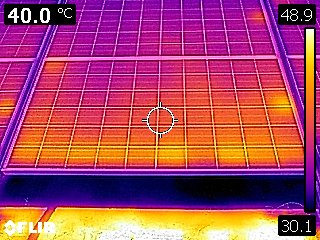
#> input picture Input Files/dust_thermal/FLIR0262.jpg, 320 x 240 px; its folder holds only this picture in this run
$ python '3 Dust Thermal.py'
#> lines starting #> are read from the running program, lines starting #| are printed output that depends on the picture; after the words box and inside, x2 and y2 are one past the last pixel; in counts of white or black regions, pixels touching at a corner belong together
import cv2
import numpy as np
import glob
import os

input_folder = 'Input Files\dust_thermal'
output_folder = 'dust_thermal'

if not os.path.exists(output_folder):
    os.makedirs(output_folder)

for file_path in glob.glob(os.path.join(input_folder, '*.jpg')):

    img = cv2.imread(file_path)
#> img is the input picture: shape (240, 320, 3); mean B, G, R 100.9, 70, 168.1

    gray = cv2.cvtColor(img, cv2.COLOR_BGR2GRAY)
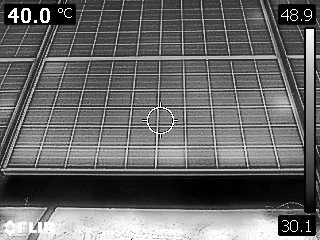
#> gray: shape (240, 320); min 0, max 255, mean 102.8

    lower = np.array([200, 200, 200], dtype=np.uint8)
    upper = np.array([255, 255, 255], dtype=np.uint8)

    mask = cv2.inRange(img, lower, upper)
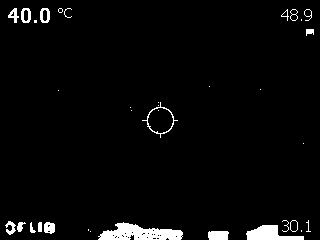
#> mask: shape (240, 320); 3.4% white; 35 white regions (16 under 20 px), largest, box (x1, y1, x2, y2) and area: (98, 222, 183, 240) 943, (246, 225, 304, 240) 512, (208, 231, 229, 240) 178

    kernel = np.ones((5,5),np.uint8)
    dilation = cv2.dilate(mask, kernel, iterations=1)
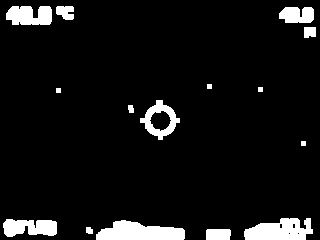
#> dilation: shape (240, 320); 7.5% white; 15 white regions, largest, box (x1, y1, x2, y2) and area: (96, 220, 185, 240) 1274, (244, 218, 313, 240) 1128, (3, 219, 57, 237) 752

    # Exclude upper-left quarter region
    height, width, _ = img.shape
#> height = 240; width = 320
    quarter_height = height // 3
#> quarter_height = 80
    quarter_width = width // 3
#> quarter_width = 106
    dilation[:quarter_height, :quarter_width] = 0
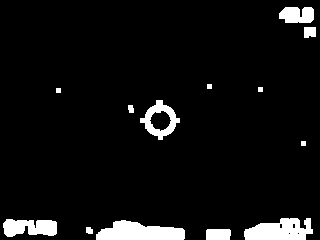
#> dilation: shape (240, 320); 6.3% white; 13 white regions

    contours, hierarchy = cv2.findContours(dilation, cv2.RETR_TREE, cv2.CHAIN_APPROX_SIMPLE)
#> contours = 18 contours, 8 with area under 20; largest, box (x1, y1, x2, y2) and area: (96, 220, 185, 240) 1175, (244, 218, 313, 240) 1052, (140, 100, 180, 140) 866, (3, 219, 57, 237) 676, (279, 7, 314, 23) 428

    img_contour = img.copy()
    # Exclude upper-left quarter region from contours
    for cnt in contours:
        x, y, w, h = cv2.boundingRect(cnt)
        if x < quarter_width and y < quarter_height:
            continue
        cv2.drawContours(img_contour, [cnt], -1, (0, 0, 0), thickness=2)
#> this loop made 18 passes
#> (x, y, w, h) on passes 1, 2, 3, 4, 5, 8, 9, 11, 12, 13, 17, 18: (206, 229, 25, 11), (86, 227, 7, 7), (96, 220, 89, 20), (3, 219, 54, 18), (244, 218, 69, 22), (292, 223, 4, 6), (279, 223, 4, 6), (128, 105, 6, 8), (140, 100, 40, 40), (149, 110, 23, 22), (304, 27, 12, 11), (279, 7, 35, 16)
#> (cnt, x, y, w, h) on passes 6, 7, 10, 14, 15, 16: ([[297, 233], [298, 232], [299, 233], [298, 234]], 297, 232, 3, 3), ([[288, 233], [289, 232], [290, 233], [289, 234]], 288, 232, 3, 3), ([[301, 141], [301, 145], [305, 145], [305, 141]], 301, 141, 5, 5), ([[56, 88], [56, 92], [60, 92], [60, 88]], 56, 88, 5, 5), ([[258, 87], [258, 91], [262, 91], [262, 87]], 258, 87, 5, 5), ([[207, 84], [207, 88], [211, 88], [211, 84]], 207, 84, 5, 5)
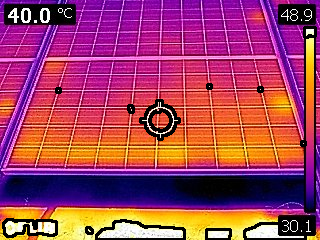
#> img_contour: shape (240, 320, 3); 4.17% of pixels changed, all inside (x1, y1, x2, y2) = (2, 6, 317, 240)

    # Add 3% border
    border_size = int(min(height, width) * 0.03)
#> border_size = 7
    img_contour = cv2.copyMakeBorder(img_contour, border_size, border_size, border_size, border_size, cv2.BORDER_CONSTANT, value=[255, 255, 255])
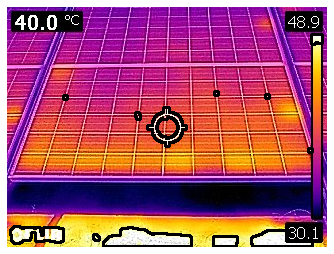
#> img_contour: shape (254, 334, 3); mean B, G, R 112, 82.4, 169.6

    output_file_path = os.path.join(output_folder, os.path.basename(file_path))
    cv2.imwrite(output_file_path, img_contour)

$ run again, on Input Files/dust_thermal/FLIR0787.jpg
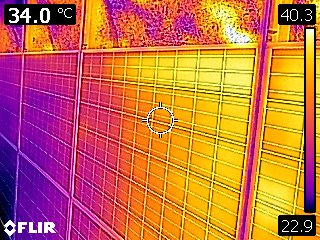
#> input picture Input Files/dust_thermal/FLIR0787.jpg, 320 x 240 px
#> img is the input picture: shape (240, 320, 3); mean B, G, R 70.3, 110, 197.8
#> mask: shape (240, 320); 1.5% white; 31 white regions (12 under 20 px), largest, box (x1, y1, x2, y2) and area: (226, 25, 249, 45) 175, (44, 222, 56, 233) 102, (4, 220, 16, 236) 96
#> `dilation[:quarter_height, :quarter_width] = 0`:
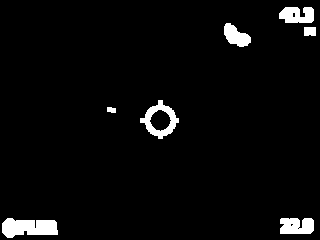
#> dilation: shape (240, 320); 3.8% white; 7 white regions
#> contours = 11 contours, 3 with area under 20; largest, box (x1, y1, x2, y2) and area: (140, 100, 179, 139) 830, (2, 218, 58, 238) 759, (280, 218, 314, 234) 441, (279, 7, 314, 23) 412, (224, 23, 251, 47) 356, (149, 109, 172, 132) 329, (304, 27, 316, 36) 86, (107, 107, 116, 113) 33
#> the loop `for cnt in contours:` made 11 passes
#> (x, y, w, h) on passes 1, 3, 4, 5, 6, 7, 8, 9: (280, 218, 34, 16), (290, 223, 4, 4), (2, 218, 56, 20), (107, 107, 9, 6), (140, 100, 39, 39), (149, 109, 23, 23), (304, 27, 12, 9), (224, 23, 27, 24)
#> `img_contour = cv2.copyMakeBorder(img_contour, border_size, border_size..`:
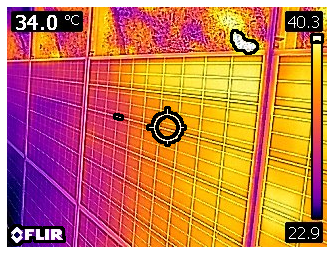
#> img_contour: shape (254, 334, 3); mean B, G, R 86.2, 121.8, 200.1

$ run again, on Input Files/dust_thermal/FLIR0908.jpg
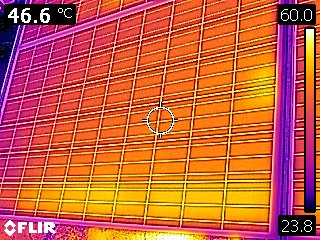
#> input picture Input Files/dust_thermal/FLIR0908.jpg, 320 x 240 px
#> img is the input picture: shape (240, 320, 3); mean B, G, R 63.3, 95.3, 199.2
#> mask: shape (240, 320); 1.5% white; 55 white regions (37 under 20 px), largest, box (x1, y1, x2, y2) and area: (142, 102, 178, 138) 121, (158, 236, 186, 240) 103, (44, 222, 56, 233) 102
#> `dilation[:quarter_height, :quarter_width] = 0`:
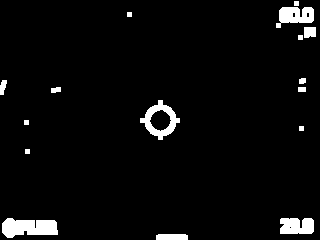
#> dilation: shape (240, 320); 4.1% white; 16 white regions
#> contours = 20 contours, 9 with area under 20; largest, box (x1, y1, x2, y2) and area: (140, 100, 180, 140) 849, (2, 218, 58, 238) 759, (276, 7, 314, 28) 480, (280, 218, 314, 234) 444, (149, 109, 172, 132) 328
#> the loop `for cnt in contours:` made 20 passes
#> (x, y, w, h) on passes 1, 2, 4, 8, 9, 11, 12, 13: (156, 234, 32, 6), (280, 218, 34, 16), (2, 218, 56, 20), (140, 100, 40, 40), (149, 109, 23, 23), (51, 87, 10, 6), (0, 80, 7, 15), (299, 78, 7, 6)
#> `img_contour = cv2.copyMakeBorder(img_contour, border_size, border_size..`:
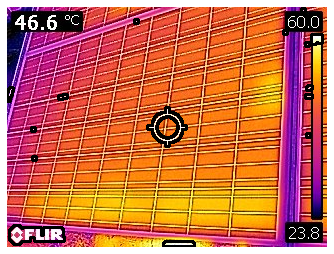
#> img_contour: shape (254, 334, 3); mean B, G, R 79.4, 108.4, 200.1

$ run again, on Input Files/dust_thermal/FLIR0949.jpg
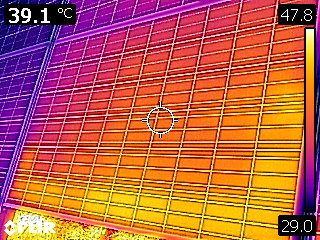
#> input picture Input Files/dust_thermal/FLIR0949.jpg, 320 x 240 px
#> img is the input picture: shape (240, 320, 3); mean B, G, R 69.6, 95.2, 188
#> mask: shape (240, 320); 1.4% white; 59 white regions (46 under 20 px), largest, box (x1, y1, x2, y2) and area: (18, 215, 54, 233) 355, (142, 102, 178, 138) 129, (21, 8, 31, 23) 88
#> `dilation[:quarter_height, :quarter_width] = 0`:
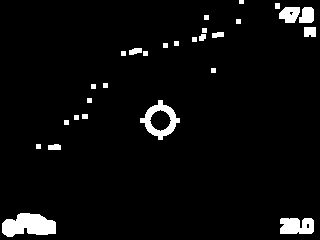
#> dilation: shape (240, 320); 4.3% white; 28 white regions
#> contours = 31 contours, 18 with area under 20; largest, box (x1, y1, x2, y2) and area: (2, 213, 56, 237) 868, (140, 100, 180, 140) 853, (280, 218, 314, 234) 442, (149, 109, 172, 132) 324, (279, 7, 300, 23) 231
#> the loop `for cnt in contours:` made 31 passes
#> (cnt, x, y, w, h) on passes 5, 6, 7, 8, 11, 12, 13: ([[36, 144], [36, 148], [40, 148], [40, 144]], 36, 144, 5, 5), ([[64, 120], [64, 124], [68, 124], [68, 120]], 64, 120, 5, 5), ([[74, 115], [74, 119], [78, 119], [78, 115]], 74, 115, 5, 5), ([[82, 114], [82, 118], [87, 118], [87, 114]], 82, 114, 6, 5), ([[87, 98], [87, 102], [91, 102], [91, 98]], 87, 98, 5, 5), ([[91, 84], [91, 88], [95, 88], [95, 84]], 91, 84, 5, 5), ([[103, 83], [103, 87], [107, 87], [107, 83]], 103, 83, 5, 5)
#> `img_contour = cv2.copyMakeBorder(img_contour, border_size, border_size..`:
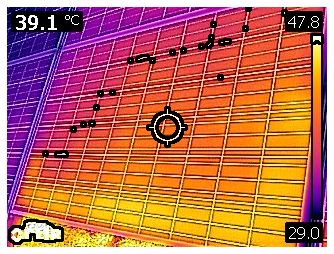
#> img_contour: shape (254, 334, 3); mean B, G, R 85.2, 107.6, 189
